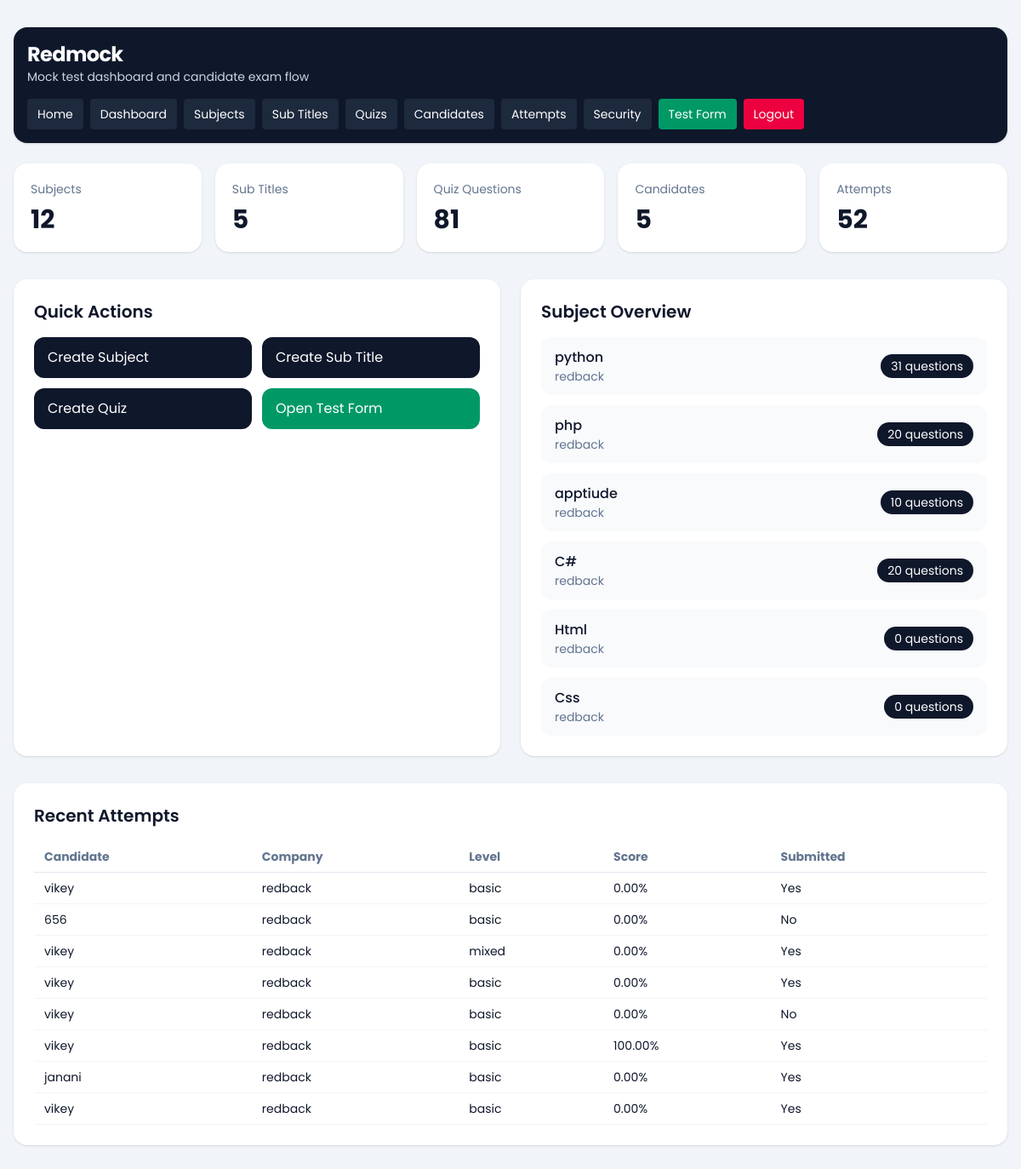
The page /dashboard/ (signed in) on the database its author committed.
### dashboard/models.py (models this page shows, shortened)
class TestSubject(models.Model):
    company = models.ForeignKey(Company, on_delete=models.CASCADE, related_name='subjects')
    subject = models.CharField(max_length=150)
    subject_svg = models.TextField(blank=True, null=True)
    created_at = models.DateTimeField(auto_now_add=True)
    class Meta:
        ordering = ['subject']
        unique_together = ('company', 'subject')

class Company(models.Model):
    name = models.CharField(max_length=150)
    image = models.ImageField(upload_to='company/', blank=True, null=True)
    email = models.EmailField(unique=True)
    password = models.CharField(max_length=128)
    is_active = models.BooleanField(default=True)
    allow_full_screen_lock = models.BooleanField(default=False)
    allow_pause_lock = models.BooleanField(default=False)
    allow_tab_switch_guard = models.BooleanField(default=False)
    full_screen_lock = models.BooleanField(default=False)
    pause_lock = models.BooleanField(default=False)
    tab_switch_guard_enabled = models.BooleanField(default=False)
    max_violation_warnings = models.PositiveIntegerField(default=3)
    exam_control_password = models.CharField(max_length=128, blank=True)
    created_at = models.DateTimeField(auto_now_add=True)
    updated_at = models.DateTimeField(auto_now=True)
    class Meta:
        ordering = ['name']
        verbose_name_plural = 'Companies'

### quiz/models.py (models this page shows, shortened)
class CandidateTestAttempt(models.Model):
    SESSION_SINGLE = 'single'
    SESSION_MULTI = 'multi'
    SESSION_CHOICES = [
        (SESSION_SINGLE, 'Single'),
        (SESSION_MULTI, 'Multi'),
    ]
    candidate = models.ForeignKey(Candidate, on_delete=models.CASCADE, related_name='attempts')
    company = models.ForeignKey(Company, on_delete=models.CASCADE, related_name='attempts')
    session_type = models.CharField(max_length=10, choices=SESSION_CHOICES)
    level = models.CharField(max_length=20)
    question_count = models.PositiveIntegerField()
    duration_minutes = models.PositiveIntegerField()
    selected_subjects = models.JSONField(default=list, blank=True)
    selected_sub_titles = models.JSONField(default=list, blank=True)
    answers_json = models.JSONField(default=list, blank=True)
    correct_count = models.PositiveIntegerField(default=0)
    wrong_count = models.PositiveIntegerField(default=0)
    percentage = models.DecimalField(max_digits=5, decimal_places=2, default=0)
    started_at = models.DateTimeField(blank=True, null=True)
    submitted_at = models.DateTimeField(blank=True, null=True)
    is_submitted = models.BooleanField(default=False)
    is_paused = models.BooleanField(default=False)
    paused_at = models.DateTimeField(blank=True, null=True)
    total_paused_seconds = models.PositiveIntegerField(default=0)
    full_screen_lock_enabled = models.BooleanField(default=False)
    pause_lock_enabled = models.BooleanField(default=False)
    tab_switch_guard_enabled = models.BooleanField(default=False)
    max_violation_warnings = models.PositiveIntegerField(default=3)
    tab_switch_count = models.PositiveIntegerField(default=0)
    warning_count = models.PositiveIntegerField(default=0)
    last_violation_at = models.DateTimeField(blank=True, null=True)
    violation_log_json = models.JSONField(default=list, blank=True)
    created_at = models.DateTimeField(auto_now_add=True)
    class Meta:
        ordering = ['-created_at']

class Candidate(models.Model):
    name = models.CharField(max_length=150)
    email = models.EmailField()
    designation_tech = models.CharField(max_length=150)
    created_at = models.DateTimeField(auto_now_add=True)
    class Meta:
        ordering = ['name']

### dashboard/views.py (the view)
# urls.py: path('', views.dashboard_home, name='home'),
@company_login_required
def dashboard_home(request):
    company = request.company
    context = {
        'subject_count': TestSubject.objects.filter(company=company).count(),
        'subtitle_count': SubTitle.objects.filter(test_subject__company=company).count(),
        'quiz_count': Quiz.objects.filter(test_subject__company=company).count(),
        'candidate_count': Candidate.objects.filter(attempts__company=company).distinct().count(),
        'attempt_count': CandidateTestAttempt.objects.filter(company=company).count(),
        'subjects': TestSubject.objects.filter(company=company).select_related('company').annotate(
            quiz_total=Count('quizzes')
        )[:6],
        'recent_attempts': CandidateTestAttempt.objects.filter(company=company).select_related(
            'candidate', 'company'
        )[:8],
        'company': company,
    }
    return render(request, 'dashboard/home.html', context)

### dashboard/views.py (called while the page is built)
def get_logged_in_company(request):
    company_id = request.session.get('company_id')
    if not company_id:
        return None
    return Company.objects.filter(id=company_id, is_active=True).first()

def company_login_required(view_func):
    @wraps(view_func)
    def wrapper(request, *args, **kwargs):
        company = get_logged_in_company(request)
        if not company:
            return redirect(f"{reverse('dashboard:login')}?next={request.path}")
        request.company = company
        return view_func(request, *args, **kwargs)
    return wrapper

### templates/dashboard/home.html (shortened to what this page needs)
{% extends "base.html" %}
{% block content %}
{% include 'dashboard/header.html' %}
<section class="grid gap-4 md:grid-cols-5">
    <div class="rounded-2xl bg-white p-5 shadow-sm">
        <p class="text-sm text-slate-500">Subjects</p>
        <p class="mt-2 text-3xl font-bold">{{ subject_count }}</p>
    </div>
    <div class="rounded-2xl bg-white p-5 shadow-sm">
        <p class="text-sm text-slate-500">Sub Titles</p>
        <p class="mt-2 text-3xl font-bold">{{ subtitle_count }}</p>
    </div>
    <div class="rounded-2xl bg-white p-5 shadow-sm">
        <p class="text-sm text-slate-500">Quiz Questions</p>
        <p class="mt-2 text-3xl font-bold">{{ quiz_count }}</p>
    </div>
    <div class="rounded-2xl bg-white p-5 shadow-sm">
        <p class="text-sm text-slate-500">Candidates</p>
        <p class="mt-2 text-3xl font-bold">{{ candidate_count }}</p>
    </div>
    <div class="rounded-2xl bg-white p-5 shadow-sm">
        <p class="text-sm text-slate-500">Attempts</p>
        <p class="mt-2 text-3xl font-bold">{{ attempt_count }}</p>
    </div>
</section>
<section class="mt-8 grid gap-6 lg:grid-cols-2">
    <div class="rounded-2xl bg-white p-6 shadow-sm">
        <div class="mb-4 flex items-center justify-between">
            <h2 class="text-xl font-semibold">Quick Actions</h2>
        </div>
        <div class="grid gap-3 sm:grid-cols-2">
            <a href="{% url 'dashboard:subject_create' %}" class="rounded-xl bg-slate-900 px-4 py-3 text-white">Create Subject</a>
            <a href="{% url 'dashboard:subtitle_create' %}" class="rounded-xl bg-slate-900 px-4 py-3 text-white">Create Sub Title</a>
            <a href="{% url 'dashboard:quiz_create' %}" class="rounded-xl bg-slate-900 px-4 py-3 text-white">Create Quiz</a>
            <a href="{% url 'quiz:start' %}" class="rounded-xl bg-emerald-600 px-4 py-3 text-white">Open Test Form</a>
            <a href="{% url 'dashboard:company_settings' %}" class="rounded-xl bg-indigo-600 px-4 py-3 text-white">Exam Security</a>
        </div>
    </div>
    <div class="rounded-2xl bg-white p-6 shadow-sm">
        <h2 class="text-xl font-semibold">Subject Overview</h2>
        <div class="mt-4 space-y-3">
            {% for subject in subjects %}
                <div class="flex items-center justify-between rounded-xl bg-slate-50 px-4 py-3">
                    <div>
                        <p class="font-medium">{{ subject.subject }}</p>
                        <p class="text-sm text-slate-500">{{ subject.company.name }}</p>
                    </div>
                    <span class="rounded-full bg-slate-900 px-3 py-1 text-sm text-white">{{ subject.quiz_total }} questions</span>
                </div>
            {% empty %}
                <p class="text-slate-500">No subjects created yet.</p>
            {% endfor %}
        </div>
    </div>
</section>
<section class="mt-8 rounded-2xl bg-white p-6 shadow-sm">
    <h2 class="text-xl font-semibold">Recent Attempts</h2>
    <div class="mt-4 overflow-x-auto">
        <table class="min-w-full text-left text-sm">
            <thead class="border-b border-slate-200 text-slate-500">
                <tr>
                    <th class="px-3 py-2">Candidate</th>
                    <th class="px-3 py-2">Company</th>
                    <th class="px-3 py-2">Level</th>
                    <th class="px-3 py-2">Score</th>
                    <th class="px-3 py-2">Submitted</th>
                </tr>
            </thead>
            <tbody>
                {% for attempt in recent_attempts %}
                    <tr class="border-b border-slate-100">
                        <td class="px-3 py-2">{{ attempt.candidate.name }}</td>
                        <td class="px-3 py-2">{{ attempt.company.name }}</td>
                        <td class="px-3 py-2">{{ attempt.level }}</td>
                        <td class="px-3 py-2">{{ attempt.percentage }}%</td>
                        <td class="px-3 py-2">{{ attempt.is_submitted|yesno:"Yes,No" }}</td>
                    </tr>
                {% empty %}
                    <tr>
                        <td colspan="5" class="px-3 py-6 text-center text-slate-500">No test attempts yet.</td>
                    </tr>
                {% endfor %}
            </tbody>
        </table>
    </div>
</section>
{% endblock %}

### rows shown on the page
TestSubject: subject "python", company.name "redback", quiz_total "31"
TestSubject: subject "php", company.name "redback", quiz_total "20"
TestSubject: subject "apptiude", company.name "redback", quiz_total "10"
TestSubject: subject "C#", company.name "redback", quiz_total "20"
TestSubject: subject "Html", company.name "redback", quiz_total "0"
TestSubject: subject "Css", company.name "redback", quiz_total "0"
CandidateTestAttempt: candidate.name "vikey", company.name "redback", level "basic", percentage "0.00", is_submitted "Yes"
CandidateTestAttempt: candidate.name "656", company.name "redback", level "basic", percentage "0.00", is_submitted "No"
CandidateTestAttempt: candidate.name "vikey", company.name "redback", level "mixed", percentage "0.00", is_submitted "Yes"
CandidateTestAttempt: candidate.name "vikey", company.name "redback", level "basic", percentage "0.00", is_submitted "Yes"
CandidateTestAttempt: candidate.name "vikey", company.name "redback", level "basic", percentage "0.00", is_submitted "No"
CandidateTestAttempt: candidate.name "vikey", company.name "redback", level "basic", percentage "100.00", is_submitted "Yes"
CandidateTestAttempt: candidate.name "janani", company.name "redback", level "basic", percentage "0.00", is_submitted "Yes"
CandidateTestAttempt: candidate.name "vikey", company.name "redback", level "basic", percentage "0.00", is_submitted "Yes"

### other values the page prints
{{ subject_count }} "12"
{{ subtitle_count }} "5"
{{ quiz_count }} "81"
{{ candidate_count }} "5"
{{ attempt_count }} "52"
